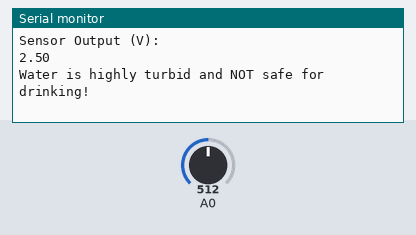
Simulated run of this sketch. Board: Arduino Uno, built with avr-gcc and run on an emulated ATmega328P. Shown: the last lines printed to the serial monitor. The test bench sets the inputs (shaded band); at power-on: A0 = 512.

Above: at 1.8 s.
1.9 s: A0 set to 699
At 2.6 s:
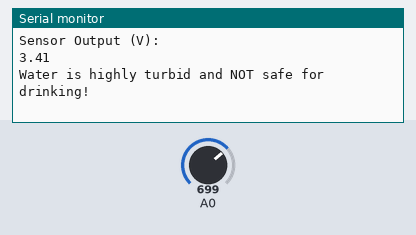
3.4 s: A0 set to 734
At 4.9 s:
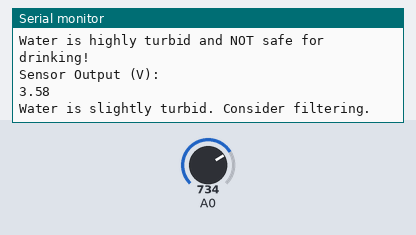
6.5 s: A0 set to 809
At 7.5 s:
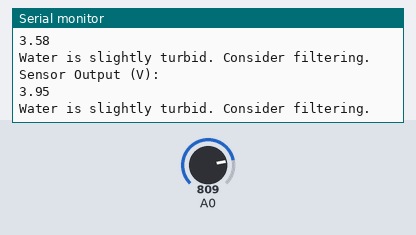
8.0 s: A0 set to 835
At 8.6 s:
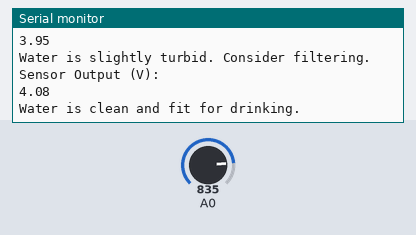
Timing chart, 0 to 11.0 s (numbered marks = the images above; inputs shaded):
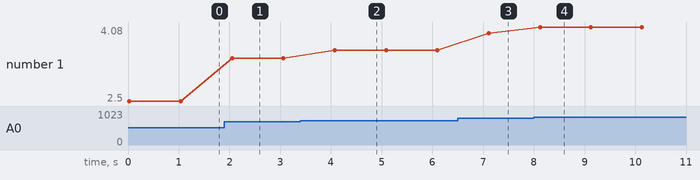

The sketch:

Turbidity.ino
```cpp
void setup() {
  Serial.begin(9600);

}
void loop() {
  int sensorValue = analogRead(A0);
  float voltage = sensorValue * (5.0 / 1024.0);

  Serial.println ("Sensor Output (V):");
  Serial.println (voltage);

  if (voltage >= 4) {
    Serial.println("Water is clean and fit for drinking.");
  } else if (voltage >= 3.5) {
    Serial.println("Water is slightly turbid. Consider filtering.");
  } else {
    Serial.println("Water is highly turbid and NOT safe for drinking!");
  }
  Serial.println();
  delay(1000);
}
```

Measured:
- the behaviour switches between 716 and 717 on A0 (found by bisection; images 1 and 2)
- the behaviour switches between 819 and 820 on A0 (found by bisection; images 3 and 4)
- after the input at 1.9 s, the serial monitor: prints a new line after 0.15 s (image 1)
- after the input at 3.4 s, the serial monitor: prints a new line after 0.68 s (image 2)
- after the input at 6.5 s, the serial monitor: prints a new line after 0.61 s (image 3)
- after the input at 8.0 s, the serial monitor: prints a new line after 0.12 s (image 4)
- plotted number 1: 2.5 → 3.41 after the input at 1.9 s, 3.41 → 3.58 after the input at 3.4 s, 3.58 → 3.95 after the input at 6.5 s, 3.95 → 4.08 after the input at 8.0 s
